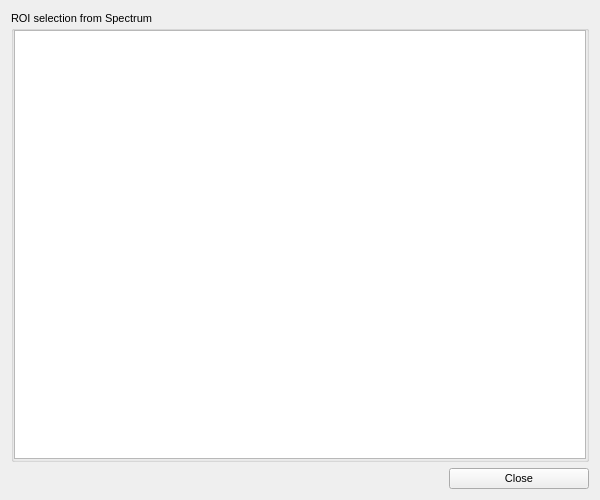
<?xml version="1.0" encoding="UTF-8"?>
<ui version="4.0">
 <class>SpectralMap</class>
 <widget class="QWidget" name="SpectralMap">
  <property name="geometry">
   <rect>
    <x>0</x>
    <y>0</y>
    <width>600</width>
    <height>500</height>
   </rect>
  </property>
  <property name="windowTitle">
   <string>Form</string>
  </property>
  <layout class="QVBoxLayout" name="verticalLayout">
   <item>
    <layout class="QGridLayout" name="gridLayout">
     <item row="0" column="0">
      <widget class="QGroupBox" name="groupBox_3">
       <property name="sizePolicy">
        <sizepolicy hsizetype="MinimumExpanding" vsizetype="MinimumExpanding">
         <horstretch>0</horstretch>
         <verstretch>0</verstretch>
        </sizepolicy>
       </property>
       <property name="font">
        <font>
         <family>Ubuntu</family>
         <pointsize>8</pointsize>
        </font>
       </property>
       <property name="title">
        <string>ROI selection from Spectrum</string>
       </property>
       <layout class="QHBoxLayout" name="horizontalLayout_3">
        <property name="spacing">
         <number>0</number>
        </property>
        <property name="leftMargin">
         <number>0</number>
        </property>
        <property name="topMargin">
         <number>0</number>
        </property>
        <property name="rightMargin">
         <number>0</number>
        </property>
        <property name="bottomMargin">
         <number>0</number>
        </property>
        <item>
         <widget class="PlotWidget" name="spectrum_plotwidget"/>
        </item>
       </layout>
      </widget>
     </item>
     <item row="1" column="0">
      <layout class="QHBoxLayout" name="horizontalLayout">
       <property name="topMargin">
        <number>0</number>
       </property>
       <item>
        <spacer name="horizontalSpacer">
         <property name="orientation">
          <enum>Qt::Horizontal</enum>
         </property>
         <property name="sizeHint" stdset="0">
          <size>
           <width>40</width>
           <height>20</height>
          </size>
         </property>
        </spacer>
       </item>
       <item>
        <widget class="QPushButton" name="button_close">
         <property name="minimumSize">
          <size>
           <width>140</width>
           <height>0</height>
          </size>
         </property>
         <property name="maximumSize">
          <size>
           <width>16777215</width>
           <height>16777215</height>
          </size>
         </property>
         <property name="font">
          <font>
           <family>Ubuntu</family>
           <pointsize>8</pointsize>
          </font>
         </property>
         <property name="text">
          <string>Close</string>
         </property>
        </widget>
       </item>
      </layout>
     </item>
    </layout>
   </item>
  </layout>
 </widget>
 <customwidgets>
  <customwidget>
   <class>PlotWidget</class>
   <extends>QGraphicsView</extends>
   <header location="global">pyqtgraph</header>
  </customwidget>
 </customwidgets>
 <resources/>
 <connections/>
</ui>
